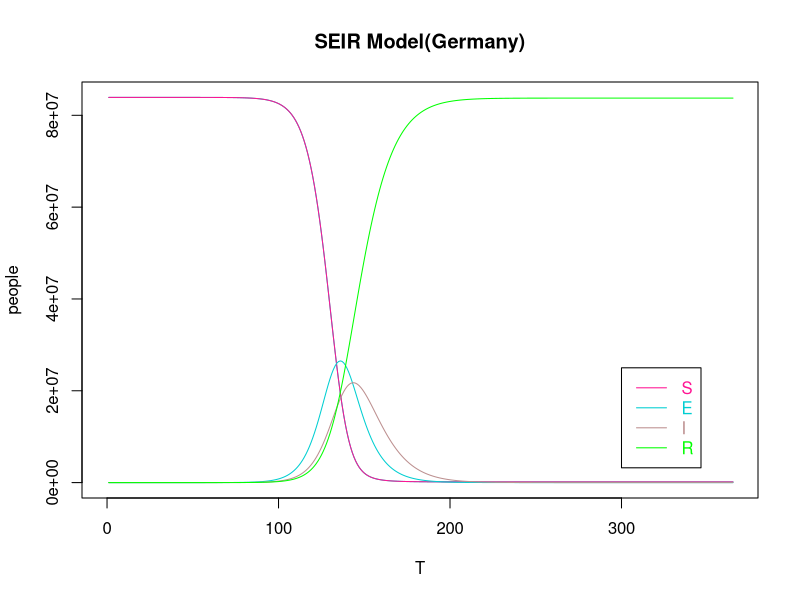

This chart was generated by the following R code:
#Germany
rm(list = ls())

N = 83900471
E = 0
I = 1
S = N-I
R = 0


r = 20
B = 0.03
a = 0.1
y = 0.1


T = 365

 
for (i in 1:(T-1)){

  S[i+1] = S[i] - r*B*S[i]*I[i]/N
  E[i+1] = E[i] + r*B*S[i]*I[i]/N - a*E[i]
  I[i+1] = I[i] + a*E[i] - y*I[i]
  R[i+1] = R[i] + y*I[i]

}

result <- data.frame(S, E, I, R)

#View(result)

X_lim <- seq(1,T,by=1)

plot(S~X_lim, pch=15, col="DarkTurquoise", main = "SEIR Model(Germany)", type = "l", xlab = "T", ylab = "people", xlim = c(0,T), ylim = c(0,83900471))
lines(S, col="DeepPink", lty=1) 
lines(E, col="DarkTurquoise", lty=1)
lines(I, col="RosyBrown", lty=1)
lines(R, col="green", lty=1)
legend(300,25000000,c("S","E","I","R"),col=c("DeepPink","DarkTurquoise","RosyBrown","green"),text.col=c("DeepPink","DarkTurquoise","RosyBrown","green"),lty=c(1,1,1,1))
